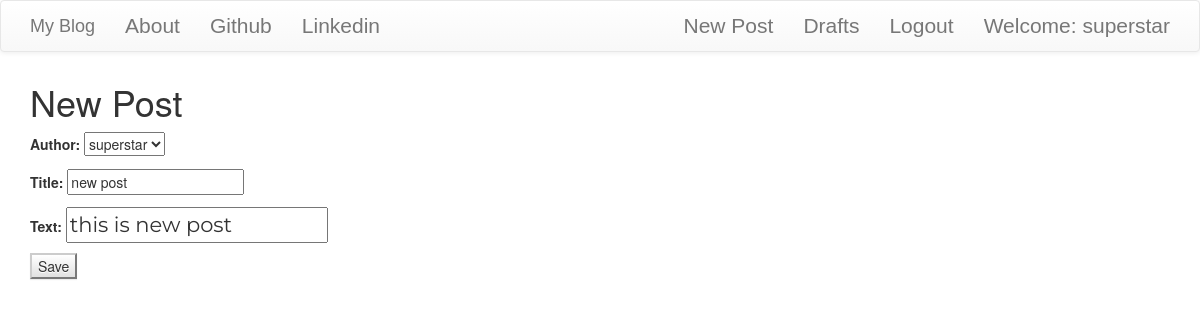
Screenshot of /post/2/edit/ (signed in) with the database file from the repository.
### blog/models.py (models this page shows, shortened)
class Post(models.Model):
    author = models.ForeignKey('auth.User')
    title = models.CharField(max_length=200)
    text = models.TextField()
    created_date = models.DateTimeField(default=timezone.now)
    published_date =models.DateTimeField(blank=True,null=True)

### blog/views.py (the view)
# urls.py: url(r'^post/(?P<pk>\d+)/edit/$', views.PostUpdateView.as_view(), name='post_edit'),
class PostUpdateView(LoginRequiredMixin,UpdateView):
    login_url='/login/'
    redirect_field_name='blog/post_detail.html'
    form_class = PostForm
    model = Post

### blog/forms.py
class PostForm(forms.ModelForm):
    class Meta():
        model = Post
        fields = ('author', 'title', 'text')
        widgets = {
            'title': forms.TextInput(attrs={'class': 'textinputclass'}),
            'text': forms.TextInput(attrs={'class': 'editable medium-editor-textarea postcontent'})
        }

### blog/templates/blog/post_form.html (shortened to what this page needs)
{% extends "blog/base.html" %}
{% block content %}
  <h1>New Post</h1>
  <form class="post-form" method="post">
    {{ form.as_p }}
    <button type="submit" class="save btn-default">Save</button>
  </form>
{% endblock %}

### blog/templates/blog/base.html (shortened to what this page needs)
<!DOCTYPE html>
{% load staticfiles %}
<html lang="en" dir="ltr">
  <head>
    <link rel="stylesheet" href="https://maxcdn.bootstrapcdn.com/bootstrap/3.3.7/css/bootstrap.min.css">
    <link rel="stylesheet" href="https://maxcdn.bootstrapcdn.com/bootstrap/3.3.7/css/bootstrap-theme.min.css">
    <link rel="stylesheet" href="//cdn.jsdelivr.net/npm/medium-editor@latest/dist/css/medium-editor.min.css" type="text/css" media="screen" charset="utf-8">
    <link rel="stylesheet" href="{% static "css/blog.css" %}">
  </head>
  <body class="loader">
    <nav class="navbar navbar-default techfont custom-navbar">
      <div class="container">
        <ul class="nav navbar-nav">
          <li> <a class="navbar-brand bingbrand" href="{% url 'post_list' %}">My Blog</a> </li>
          <li> <a href="{% url 'about' %}">About</a></li>
          <li> <a href="https://www.github.com">Github</a></li>
          <li> <a href="https://linkedin.com">Linkedin</a></li>
        </ul>
        <ul class="nav navbar-nav navbar-right">
          {% if user.is_authenticated %}
              <li>
                <a href="{% url 'post_new' %}">New Post</a>
              </li>
              <li>
                <a href="{% url 'post_draft_list' %}">Drafts</a>
              </li>
              <li>
                <a href="{% url 'logout' %}">Logout</a>
              </li>
              <li>
                <a>Welcome: {{ user.username }}</a>
              </li>
                {% else %}
                <li> <a class="nav navbar-right"href="{% url 'login' %}"> <span class="glyphicon glyphicon-user"></span></a></li>
              </li>
          {% endif %}
        </ul>
      </div>
    </nav>
    <div class="content container">
      <div class="row">
        <div class="col-md-8">
          <div class="blog_posts">
            {% block content %}
            {% endblock %}
          </div>
        </div>
      </div>
    </div>
  </body>
</html>

### blog/static/css/blog.css (style rules this page uses)
.techfont { font-family:'Rusoo One', sans-serif; font-size: 1.5em; margin-bottom: 10px; }
.loader { filter:hue-rotate(0deg); color:linear-gradient(45deg,#0f8,#08f); animation:hue 10000ms infinite linear; }
.postcontent { font-family: Montserrat; font-size: 1.5em; }

### rows the page displays
Post: author "superstar", title "new post", text "this is new post"

### other values shown
{{ user.username }} "superstar"
